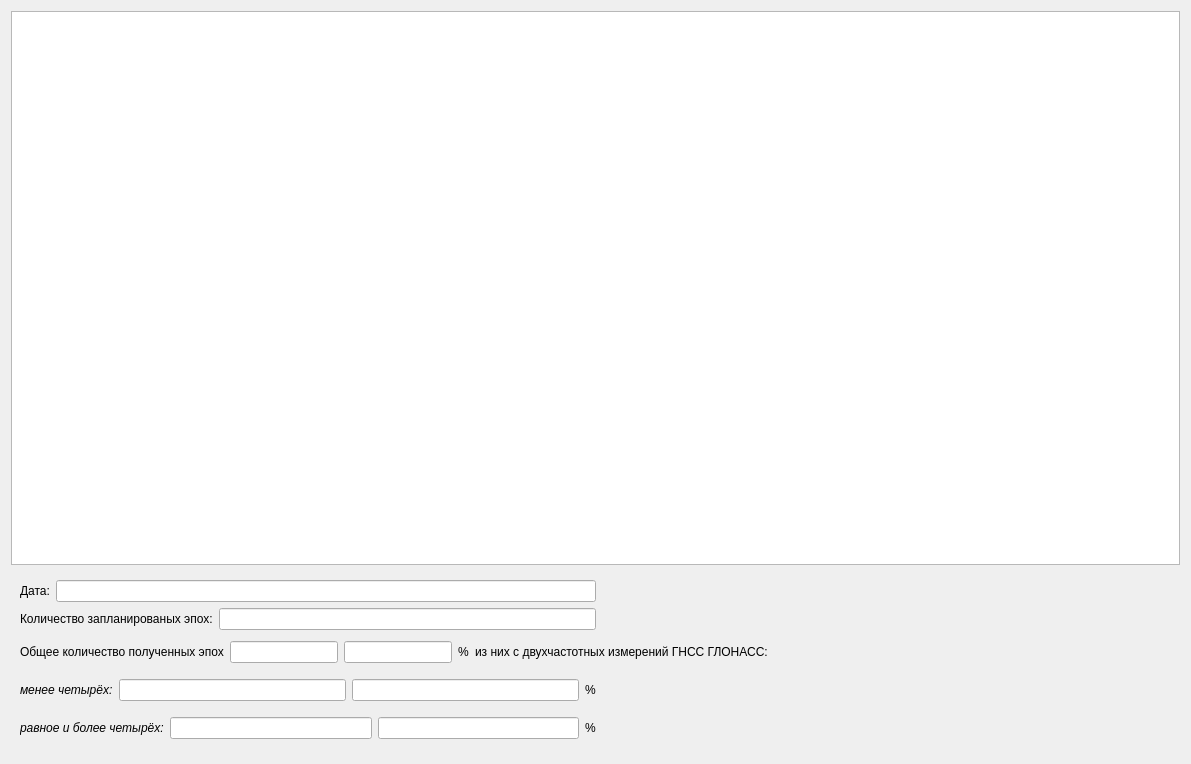
<?xml version="1.0" encoding="UTF-8"?>
<ui version="4.0">
 <class>FStatDDS</class>
 <widget class="QWidget" name="FStatDDS">
  <property name="windowModality">
   <enum>Qt::ApplicationModal</enum>
  </property>
  <property name="geometry">
   <rect>
    <x>0</x>
    <y>0</y>
    <width>1191</width>
    <height>764</height>
   </rect>
  </property>
  <property name="windowTitle">
   <string>Статистика по суточному файлу ДДС</string>
  </property>
  <property name="windowIcon">
   <iconset resource="res.qrc">
    <normaloff>:/res/Stock graph.png</normaloff>:/res/Stock graph.png</iconset>
  </property>
  <layout class="QGridLayout" name="gridLayout">
   <item row="0" column="0">
    <layout class="QHBoxLayout" name="horizontalLayout_8"/>
   </item>
   <item row="1" column="1">
    <widget class="QTableView" name="tableView"/>
   </item>
   <item row="2" column="1">
    <widget class="QFrame" name="frame">
     <property name="minimumSize">
      <size>
       <width>0</width>
       <height>182</height>
      </size>
     </property>
     <property name="frameShape">
      <enum>QFrame::NoFrame</enum>
     </property>
     <property name="frameShadow">
      <enum>QFrame::Raised</enum>
     </property>
     <layout class="QVBoxLayout" name="verticalLayout_2">
      <item>
       <layout class="QHBoxLayout" name="horizontalLayout_6">
        <item>
         <layout class="QHBoxLayout" name="horizontalLayout">
          <item>
           <widget class="QLabel" name="label_2">
            <property name="text">
             <string>Дата:</string>
            </property>
           </widget>
          </item>
          <item>
           <widget class="QLineEdit" name="le_dat">
            <property name="readOnly">
             <bool>true</bool>
            </property>
           </widget>
          </item>
         </layout>
        </item>
        <item>
         <spacer name="horizontalSpacer">
          <property name="orientation">
           <enum>Qt::Horizontal</enum>
          </property>
          <property name="sizeHint" stdset="0">
           <size>
            <width>40</width>
            <height>20</height>
           </size>
          </property>
         </spacer>
        </item>
       </layout>
      </item>
      <item>
       <layout class="QHBoxLayout" name="horizontalLayout_7">
        <item>
         <layout class="QHBoxLayout" name="horizontalLayout_2">
          <item>
           <widget class="QLabel" name="label">
            <property name="text">
             <string>Количество запланированых эпох:</string>
            </property>
           </widget>
          </item>
          <item>
           <widget class="QLineEdit" name="le_eppl">
            <property name="readOnly">
             <bool>true</bool>
            </property>
           </widget>
          </item>
         </layout>
        </item>
        <item>
         <spacer name="horizontalSpacer_2">
          <property name="orientation">
           <enum>Qt::Horizontal</enum>
          </property>
          <property name="sizeHint" stdset="0">
           <size>
            <width>40</width>
            <height>20</height>
           </size>
          </property>
         </spacer>
        </item>
       </layout>
      </item>
      <item>
       <layout class="QHBoxLayout" name="horizontalLayout_8">
        <item>
         <layout class="QHBoxLayout" name="horizontalLayout_3">
          <item>
           <widget class="QLabel" name="label_3">
            <property name="text">
             <string>Общее количество полученных эпох</string>
            </property>
           </widget>
          </item>
          <item>
           <widget class="QLineEdit" name="le_eppol">
            <property name="readOnly">
             <bool>true</bool>
            </property>
           </widget>
          </item>
          <item>
           <widget class="QLineEdit" name="le_prpol">
            <property name="readOnly">
             <bool>true</bool>
            </property>
           </widget>
          </item>
          <item>
           <widget class="QLabel" name="label_8">
            <property name="text">
             <string>%</string>
            </property>
           </widget>
          </item>
          <item>
           <widget class="QLabel" name="label_4">
            <property name="text">
             <string>из них с двухчастотных измерений ГНСС ГЛОНАСС:</string>
            </property>
           </widget>
          </item>
         </layout>
        </item>
        <item>
         <spacer name="horizontalSpacer_3">
          <property name="orientation">
           <enum>Qt::Horizontal</enum>
          </property>
          <property name="sizeHint" stdset="0">
           <size>
            <width>40</width>
            <height>20</height>
           </size>
          </property>
         </spacer>
        </item>
       </layout>
      </item>
      <item>
       <layout class="QHBoxLayout" name="horizontalLayout_9">
        <item>
         <layout class="QHBoxLayout" name="horizontalLayout_4">
          <item>
           <widget class="QLabel" name="label_5">
            <property name="font">
             <font>
              <italic>true</italic>
             </font>
            </property>
            <property name="text">
             <string>менее четырёх:</string>
            </property>
           </widget>
          </item>
          <item>
           <widget class="QLineEdit" name="le_ep4mglo">
            <property name="readOnly">
             <bool>true</bool>
            </property>
           </widget>
          </item>
          <item>
           <widget class="QLineEdit" name="le_pr4mglo">
            <property name="readOnly">
             <bool>true</bool>
            </property>
           </widget>
          </item>
          <item>
           <widget class="QLabel" name="label_9">
            <property name="text">
             <string>%</string>
            </property>
           </widget>
          </item>
         </layout>
        </item>
        <item>
         <spacer name="horizontalSpacer_4">
          <property name="orientation">
           <enum>Qt::Horizontal</enum>
          </property>
          <property name="sizeHint" stdset="0">
           <size>
            <width>40</width>
            <height>20</height>
           </size>
          </property>
         </spacer>
        </item>
       </layout>
      </item>
      <item>
       <layout class="QHBoxLayout" name="horizontalLayout_10">
        <item>
         <layout class="QHBoxLayout" name="horizontalLayout_5">
          <item>
           <widget class="QLabel" name="label_6">
            <property name="font">
             <font>
              <italic>true</italic>
             </font>
            </property>
            <property name="text">
             <string>равное и более четырёх:</string>
            </property>
           </widget>
          </item>
          <item>
           <widget class="QLineEdit" name="le_ep4rglo">
            <property name="readOnly">
             <bool>true</bool>
            </property>
           </widget>
          </item>
          <item>
           <widget class="QLineEdit" name="le_pr4rglo">
            <property name="readOnly">
             <bool>true</bool>
            </property>
           </widget>
          </item>
          <item>
           <widget class="QLabel" name="label_10">
            <property name="text">
             <string>%</string>
            </property>
           </widget>
          </item>
         </layout>
        </item>
        <item>
         <spacer name="horizontalSpacer_5">
          <property name="orientation">
           <enum>Qt::Horizontal</enum>
          </property>
          <property name="sizeHint" stdset="0">
           <size>
            <width>40</width>
            <height>20</height>
           </size>
          </property>
         </spacer>
        </item>
       </layout>
      </item>
     </layout>
    </widget>
   </item>
  </layout>
  <widget class="QWidget" name="">
   <property name="geometry">
    <rect>
     <x>0</x>
     <y>0</y>
     <width>2</width>
     <height>2</height>
    </rect>
   </property>
   <layout class="QHBoxLayout" name="horizontalLayout_12"/>
  </widget>
  <widget class="QWidget" name="">
   <property name="geometry">
    <rect>
     <x>0</x>
     <y>0</y>
     <width>2</width>
     <height>2</height>
    </rect>
   </property>
   <layout class="QHBoxLayout" name="horizontalLayout_11"/>
  </widget>
  <zorder>tableView</zorder>
  <zorder>frame</zorder>
  <zorder>horizontalSpacer_3</zorder>
 </widget>
 <resources>
  <include location="res.qrc"/>
 </resources>
 <connections/>
</ui>
